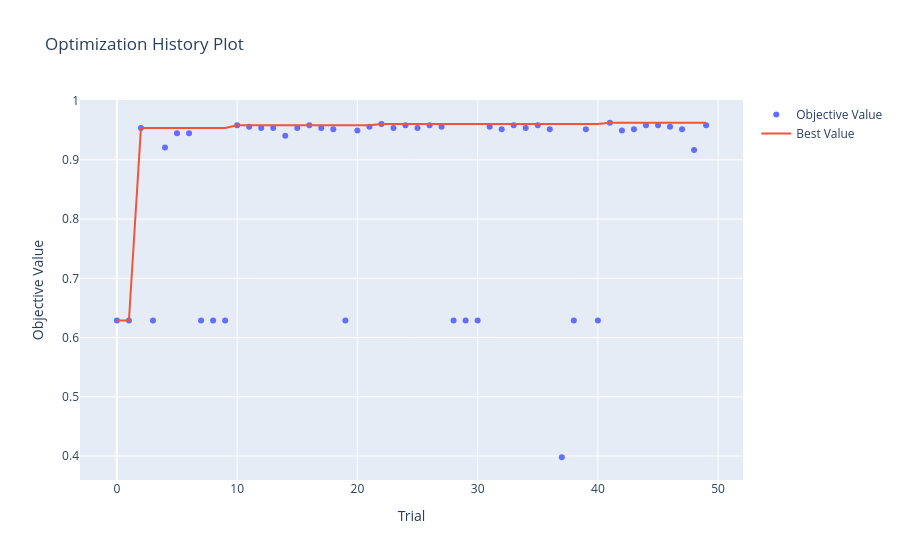

The code cell stored with this chart in its notebook:
### Code cell
optuna.visualization.plot_optimization_history(study_svm)
